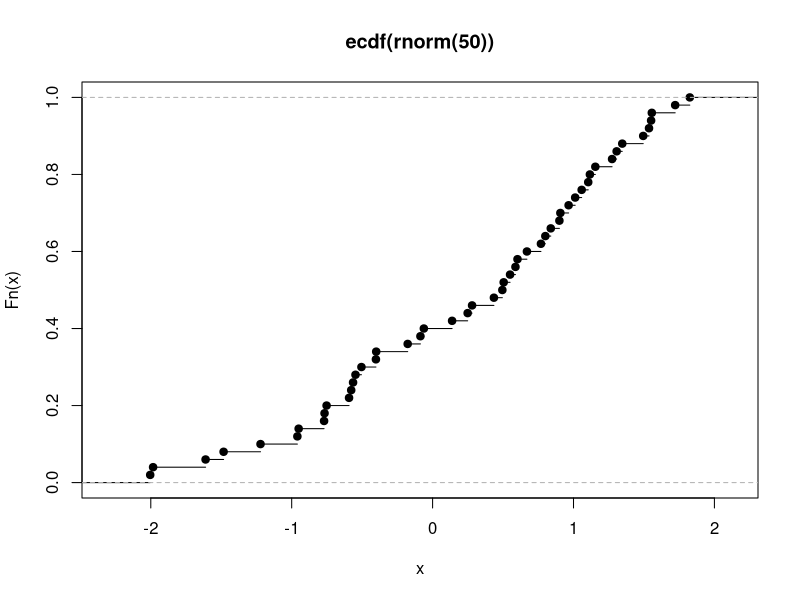

Write R code to recreate this figure.
## ---- chunk 1
an_environment <- new.env()
## ---- chunk 2
an_environment[["pythag"]] <- c(12, 15, 20, 21) #See http://oeis.org/A156683
an_environment$root <- polyroot(c(6, -5, 1))
## ---- chunk 3
assign(
"moonday",
weekdays(as.Date("1966/05/01")),
an_environment
)
## ---- chunk 4
ls(envir = an_environment)
ls.str(envir = an_environment)
## ---- chunk 5
exists("pythag", an_environment)
## ---- chunk 6
#Convert to list
(a_list <- as.list(an_environment))
as.environment(a_list)
list2env(a_list)
## ---- chunk 7
nested_environment <- new.env(parent = an_environment)
exists("pythag", nested_environment)
exists("pythag", nested_environment, inherits = FALSE)
## ---- chunk 8
non_stormers <<- c(3, 7, 8, 13, 17, 18, 21) #See http://oeis.org/A002312
get("non_stormers", envir = globalenv())
head(ls(envir = baseenv()), 20)
## ---- chunk 9
rt
## ---- chunk 10
stats_env <- new.env()
t_dist <- rt(200,1)
assign(
"t-dist-ex",
t_dist,
stats_env
)
## ---- chunk 11
options(scipen=999)
hypotenuse <- function(x, y){
  # format(sqrt(x ^ 2 + y ^ 2), scientific = FALSE)
  sqrt(x ^ 2 + y ^ 2)
}
hypotenuse(10,20)
## ---- chunk 12
hypo_large <- function(x,y){
  max_xy = max(abs(x),abs(y))
  min_xy = min(abs(x),abs(y))
  r = min_xy / max_xy
  # format(max_xy * sqrt(1+r^2),scientific = FALSE)
  max_xy * sqrt(1+r^2)
}
hypo_large(10,20)
## ---- chunk 13
start_time <- Sys.time()
system.time({hypotenuse(12839081902859018902809189658908690849062830946802934860928309468902384068,1923091029309120390192309851894534534534537898643120591)})
hypotenuse(12839081902859018902809189658908690849062830946802934860928309468902384068,1923091029309120390192309851894534534534537898643120591)
end_time <- Sys.time()

end_time - start_time
## ---- chunk 14
start_time <- Sys.time()
system.time({hypo_large(12839081902859018902809189658908690849062830946802934860928309468902384068,1923091029309120390192309851894534534534537898643120591)})
hypo_large(12839081902859018902809189658908690849062830946802934860928309468902384068,1923091029309120390192309851894534534534537898643120591)
end_time <- Sys.time()

end_time - start_time
## ---- chunk 15
normalize <- function(x, m = mean(x), s = sd(x)){
  (x - m) / s
} 
normalized <- normalize(c(1, 3, 6, 10, 15))
mean(normalized) #almost 0!
sd(normalized)
## ---- chunk 16
normalize(c(1, 3, 6, 10, NA))
## ---- chunk 17
normalize <- function(x, m = mean(x, na.rm = na.rm),
s = sd(x, na.rm = na.rm), na.rm = FALSE){
  (x - m) / s
}
normalize(c(1, 3, 6, 10, NA))
normalize(c(1, 3, 6, 10, NA), na.rm = TRUE)
## ---- chunk 18
normalize <- function(x, m = mean(x, ...), s = sd(x, ...), ...){
  (x - m) / s
}
normalize(c(1, 3, 6, 10, NA))
normalize(c(1, 3, 6, 10, NA), na.rm = TRUE)
## ---- chunk 19
do.call(hypotenuse, list(x = 3, y = 4)) # This is the same as hypotenuse(3,4)
## ---- chunk 20
dfr1 <- data.frame(x = 1:5, y = rt(5, 1))
dfr2 <- data.frame(x = 6:10, y = rf(5, 1, 1))
dfr3 <- data.frame(x = 11:15, y = rbeta(5, 1, 1))
do.call(rbind, list(dfr1, dfr2, dfr3)) #same as rbind(dfr1, dfr2, dfr3)
## ---- chunk 21
x_plus_y <- function(x, y) x + y
do.call(x_plus_y, list(1:5, 5:1))
#is the same as
do.call(function(x, y) x + y, list(1:5, 5:1))
## ---- chunk 22
(emp_cum_dist_fn <- ecdf(rnorm(50)))
is.function(emp_cum_dist_fn)
plot(emp_cum_dist_fn)
## ---- chunk 23
f <- function(x)
{
  y <- 1
  g <- function(x)
  {
    (x + y) / 2 #y is used, but is not a formal argument of g
  }
  g(x)
}
f(sqrt(5)) #It works! y is magically found in the environment of f
## ---- chunk 24
y <- 19

h2 <- function(x)
{
  if(runif(1) > 0.5) y <- 12
  x * y
}

replicate(10, h2(9))
## ---- chunk 25
c(
  "You should use double quotes most of the time",
  'Single quotes are better for including " inside the string'
)
## ---- chunk 26
paste(c("red", "yellow"), "lorry")
paste(c("red", "yellow"), "lorry", sep = "-")
paste(c("red", "yellow"), "lorry", collapse = ", ")
paste0(c("red", "yellow"), "lorry")
## ---- chunk 27
x <- (1:15) ^ 2
toString(x)
toString(x, width = 40)
## ---- chunk 28
x <- c(
"I", "saw", "a", "saw", "that", "could", "out",
"saw", "any", "other", "saw", "I", "ever", "saw"
)
y <- noquote(x)
x
y
## ---- chunk 29
pow <- -2:6
(powers_of_e <- exp(pow))
formatC(powers_of_e)
formatC(powers_of_e, digits = 3) #3 sig figs
formatC(powers_of_e, digits = 3, width = 10) #preceding spaces
formatC(powers_of_e, digits = 3, format = "e") #scientific formatting
formatC(powers_of_e, digits = 3, flag = "+") #precede +ve values with +
## ---- chunk 30
sprintf("%s %d = %f", "Euler's constant to the power", pow, powers_of_e)
sprintf("To three decimal places, e ^ %d = %.3f", pow, powers_of_e)
sprintf("In scientific notation, e ^ %d = %e", pow, powers_of_e)
## ---- chunk 31
format(powers_of_e)
format(powers_of_e,digits = 4) # this corrects up to 4 significant digits
format(powers_of_e,digits = 4, trim=TRUE) # this removes all leading zeros
format(powers_of_e,digits = 4, scientific = TRUE)
## ---- chunk 32
(heights <- data.frame(
  height_cm = c(153, 181, 150, 172, 165, 149, 174, 169, 198, 163),
    gender = c("female", "male", "female", "male", "male",
              "female", "female", "male", "male", "female")
))
class(heights$gender)
